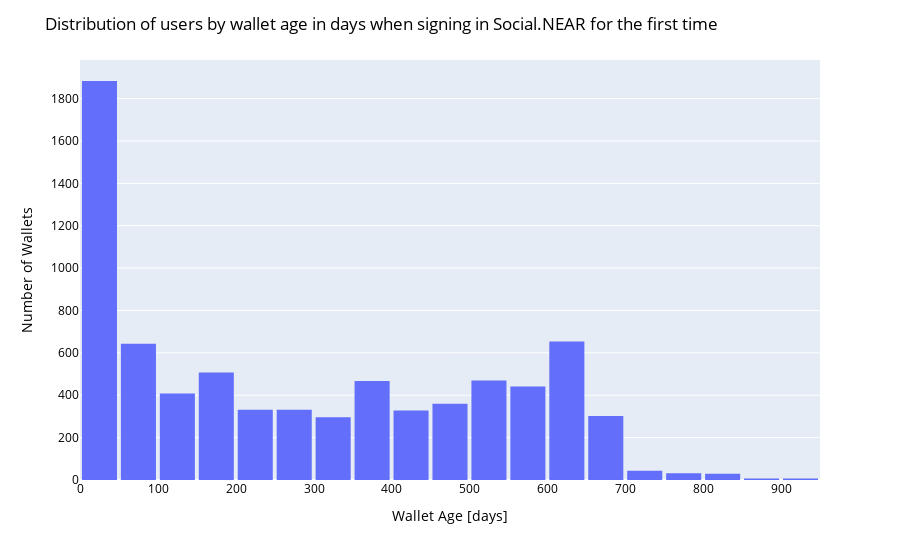

Notebook cell for this chart:
### Code cell
fig = px.histogram(users_age_df, 
                   x='AGE_DAYS',
                   nbins=20)

fig.update_layout(bargap=0.1,
                  title='Distribution of users by wallet age in days when signing in Social.NEAR for the first time',
                  #x=0.5,
                  font=dict(color='black'
                           ),
                  hoverlabel=dict(bgcolor='white',
                                  font_size=12
                                 )
                 )

fig.update_xaxes(title='Wallet Age [days]',
                 title_font=dict(size=14,
                                 color='black'
                                )
                )

fig.update_yaxes(title='Number of Wallets',
                 title_font=dict(size=14, 
                                 color='black'
                                )
                )

fig.update_traces(hovertemplate =
                  '<i>Age</i>: ' + '%{x} days<br>' +
                  '<i>Count</i>: ' + '%{y} wallets' + '<extra></extra>',
                  selector=dict(type="histogram"))

fig.show()

### Figure 1 — Plotly figure (JSON) as saved in the notebook; plotly's stock layout.template omitted (floating-point values rounded to 4 significant figures; data arrays with more than 128 entries replaced by an {"elided": "..."} marker saying what was removed)
{"data": [{"alignmentgroup": "True", "bingroup": "x", "hovertemplate": "<i>Age</i>: %{x} days<br><i>Count</i>: %{y} wallets<extra></extra>", "legendgroup": "", "marker": {"color": "#636efa", "pattern": {"shape": ""}}, "name": "", "nbinsx": 20, "offsetgroup": "", "orientation": "v", "showlegend": false, "type": "histogram", "x": {"elided": "7542 int values"}, "xaxis": "x", "yaxis": "y"}], "layout": {"autosize": true, "bargap": 0.1, "barmode": "relative", "font": {"color": "black"}, "hoverlabel": {"bgcolor": "white", "font": {"size": 12}}, "legend": {"tracegroupgap": 0}, "margin": {"t": 60}, "title": {"text": "Distribution of users by wallet age in days when signing in Social.NEAR for the first time"}, "xaxis": {"anchor": "y", "autorange": true, "domain": [0, 1], "range": [-0.5, 949.5], "title": {"font": {"color": "black", "size": 14}, "text": "Wallet Age [days]"}, "type": "linear"}, "yaxis": {"anchor": "x", "autorange": true, "domain": [0, 1], "range": [0, 1982.0], "title": {"font": {"color": "black", "size": 14}, "text": "Number of Wallets"}}}}
